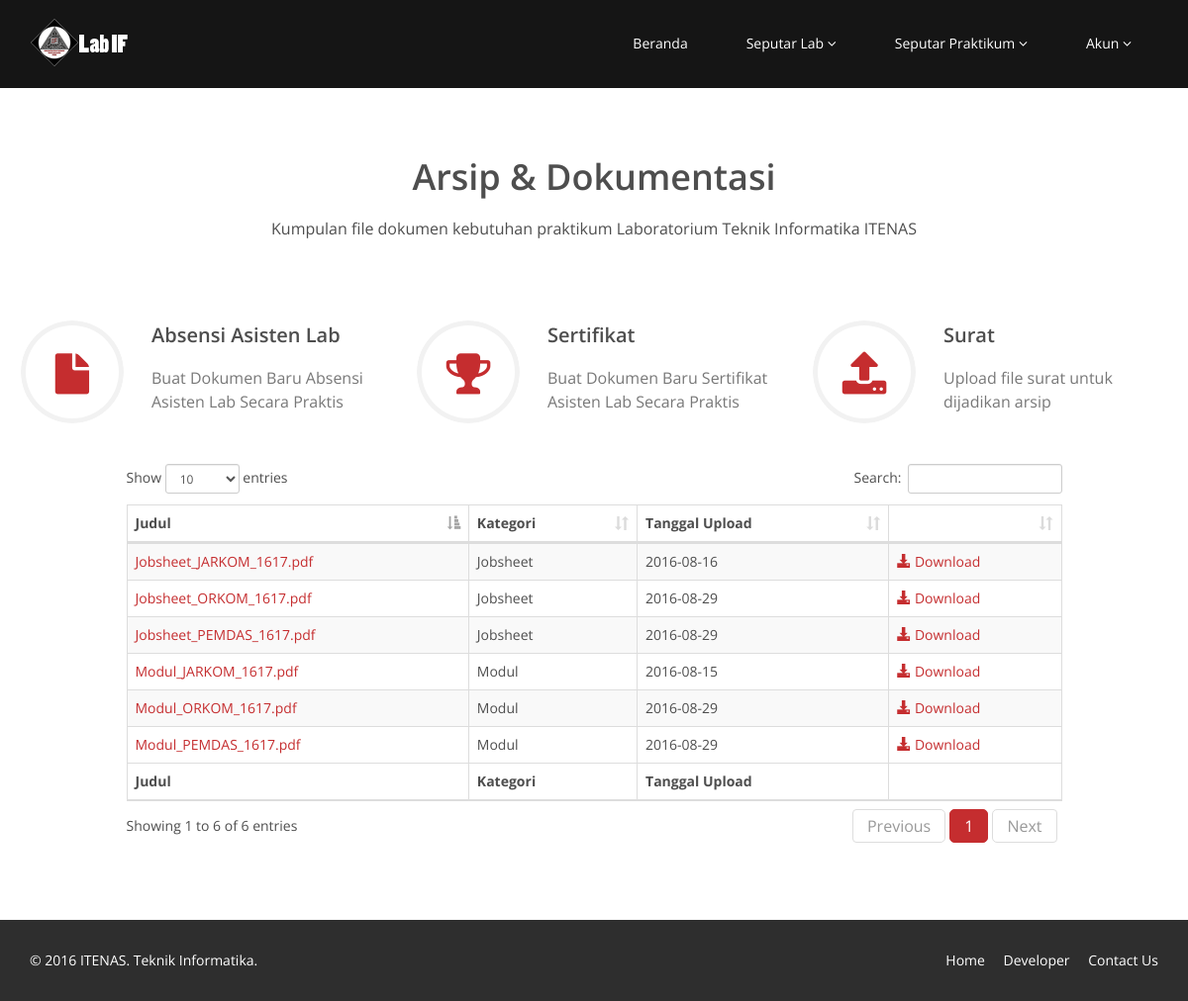
/arsip.php, run on the app's committed database.
### tables this page shows
CREATE TABLE IF NOT EXISTS `file` (
  `id` int(11) NOT NULL AUTO_INCREMENT,
  `nama_file` varchar(100) DEFAULT NULL,
  `tanggal_upload` date DEFAULT NULL,
  `kategori` enum('Absensi','Modul','Jobsheet','Sertifikat','Surat','Persyaratan') DEFAULT NULL,
  `path` varchar(100) DEFAULT NULL,
  PRIMARY KEY (`id`)
);

### query/tabel_arsip.php (the view, shortened to what this page needs)
<?php
$kategoriuser = $_SESSION['kategori'];
if($kategoriuser=="dosen"){
    $kategori = "'Modul','Jobsheet','Absensi','Sertifikat','Surat'";
}else{
    $kategori = "'Modul','Jobsheet'";
}
$q = mysql_query("SELECT * FROM file WHERE kategori IN ($kategori)");
while ($r = mysql_fetch_array($q)) {
    $file = substr($r['path'], 3);
    $file = "admin/" . $file;
    echo "
        <tr>
            <td><a href='$file'>$r[nama_file]</a></td>
            <td>$r[kategori]</td>
            <td>$r[tanggal_upload]</td>
            <td>
            <a href='$file'> <span class='glyphicon glyphicon-download-alt'></span> Download </a>
            </td>
        </tr>";
}
?>

### arsip.php (shortened to what this page needs)
<!DOCTYPE html>
<html lang="en">
    <head>
        <link href="css/bootstrap.min.css" rel="stylesheet">
        <link href="css/font-awesome.min.css" rel="stylesheet">
        <link href="css/prettyPhoto.css" rel="stylesheet">
        <link href="css/animate.min.css" rel="stylesheet">
        <link href="css/main.css" rel="stylesheet">
        <link href="css/responsive.css" rel="stylesheet">
        <link href="datatable/media/css/dataTables.bootstrap.min.css" rel="stylesheet">
    </head>
    <body>
        <header id="header">
            <?php
            if (empty($_SESSION['username'])) {
                include './comp/navbar1.php';
            } else if ($_SESSION['kategori'] == "mahasiswa") {
                include './comp/navbar2.php';
            } else if ($_SESSION['kategori'] == "dosen") {
                include './comp/navbar3.php';
            }
            ?>
        </header>
        <section id="contact-info">
            <div class="center wow fadeInDown">
                <h2>Arsip & Dokumentasi</h2>
                <p class="lead">
                    Kumpulan file dokumen kebutuhan praktikum Laboratorium Teknik Informatika ITENAS
                </p>
            </div>
            <div class="container">
                <div class="row contact-wrap">
                    <div class="row">
                        <div class="features">
                            <div class="col-md-4 col-sm-6 wow fadeInDown" data-wow-duration="1000ms" data-wow-delay="600ms">
                                <div class="feature-wrap">
                                    <a href="#" data-toggle="modal" data-target="#AbsensiModal"><i class="fa fa-file"></i></a>
                                    <h2>Absensi Asisten Lab</h2>
                                    <h3>Buat Dokumen Baru Absensi Asisten Lab Secara Praktis</h3>
                                </div>
                            </div>
                            <div class="col-md-4 col-sm-6 wow fadeInDown" data-wow-duration="1000ms" data-wow-delay="600ms">
                                <div class="feature-wrap">
                                    <a href="#" data-toggle="modal" data-target="#SertifikatModal"><i class="fa fa-trophy"></i></a>
                                    <h2>Sertifikat</h2>
                                    <h3>Buat Dokumen Baru Sertifikat Asisten Lab Secara Praktis</h3>
                                </div>
                            </div>
                            <div class="col-md-4 col-sm-6 wow fadeInDown" data-wow-duration="1000ms" data-wow-delay="600ms">
                                <div class="feature-wrap">
                                    <a href="#" data-toggle="modal" data-target="#SuratModal"><i class="fa fa-upload"></i></a>
                                    <h2>Surat</h2>
                                    <h3>Upload file surat untuk dijadikan arsip</h3>
                                </div>
                            </div>
                        </div>
                    </div>
                    <div class="col-sm-10 col-sm-offset-1 wow fadeInDown" data-wow-delay="300ms">
                        <table cellpadding="0" cellspacing="0" border="0" class="table table-bordered table-striped" id="table_id"
                               width="100%">
                            <thead>
                                <tr>
                                    <th>
                                        Judul
                                    </th>
                                    <th>
                                        Kategori
                                    </th>
                                    <th>
                                        Tanggal Upload
                                    </th>
                                    <th>
                                    </th>
                                </tr>
                            </thead>
                            <tbody>
                                <?php
                                include './query/tabel_arsip.php';
                                ?>
                            </tbody>
                            <tfoot>
                                <tr>
                                    <th>
                                        Judul
                                    </th>
                                    <th>
                                        Kategori
                                    </th>
                                    <th>
                                        Tanggal Upload
                                    </th>
                                    <th>
                                    </th>
                                </tr>
                            </tfoot>
                        </table>
                    </div>
                </div>
            </div>
        </section>
        <footer id="footer" class="midnight-blue">
            <?php include './comp/footer.php'; ?>
        </footer>
    </body>
</html>

### comp/navbar1.php (shortened to what this page needs)
<nav class="navbar navbar-inverse" role="banner">
    <div class="container">
        <div class="navbar-header">
            <a class="navbar-brand" href="index.php"><img src="images/logo.png" alt="logo"></a>
        </div>
        <div class="collapse navbar-collapse navbar-right">
            <ul class="nav navbar-nav">
                <li class=""><a href="index.php">Beranda</a></li>
                <li class="dropdown">
                    <a href="#" class="dropdown-toggle" data-toggle="dropdown">Seputar Lab <i class="fa fa-angle-down"></i></a>
                </li>
                <li class="dropdown">
                    <a href="#" class="dropdown-toggle" data-toggle="dropdown">Seputar Praktikum <i class="fa fa-angle-down"></i></a>
                </li>
                <li class="dropdown">
                    <a href="#" class="dropdown-toggle" data-toggle="dropdown">Akun <i class="fa fa-angle-down"></i></a>
                </li>
            </ul>
        </div>
    </div>
</nav>

### comp/footer.php
<div class="container">
    <div class="row">
        <div class="col-sm-6">
            &copy; 2016 <a target="_blank" href="http://itenas.ac.id/" title="">ITENAS</a>. Teknik Informatika.
        </div>
        <div class="col-sm-6">
            <ul class="pull-right">
                <li><a href="#">Home</a></li>
                <li><a href="#">Developer</a></li>
                <li><a href="#">Contact Us</a></li>
            </ul>
        </div>
    </div>
</div>

### css/main.css (style rules this page uses)
body { background: #fff; font-family: 'Open Sans', sans-serif; color:#4e4e4e; line-height: 22px; }
h1, h2, h3, h4, h5, h6 { font-weight: 600; font-family: 'Open Sans', sans-serif; color:#4e4e4e; }
h2 { font-size: 20px; }
h3 { font-size: 16px; color: #787878; font-weight: 400; line-height: 24px; }
a { color: #c52d2f; -webkit-transition: color 300ms, background-color 300ms; -moz-transition: color 300ms, background-color 300ms; -o-transition: color 300ms, background-color 300ms; transition: color 300ms, background-color 300ms; }
.center h2 { font-size: 36px; margin-top: 0; margin-bottom: 20px; }
body > section { padding: 70px 0; }
.center { text-align: center; padding-bottom: 55px; }
.lead { font-size: 16px; line-height: 24px; font-weight: 400; }
.navbar>.container .navbar-brand { margin-left: 0; }
.navbar-brand { padding: 0; margin:0; }
.navbar { border-radius: 0; margin-bottom: 0; background: #151515; padding: 15px 0; padding-bottom: 0; }
.navbar-nav { margin-top: 12px; }
.navbar-nav>li { margin-left: 35px; padding-bottom: 28px; }
.navbar-inverse .navbar-nav > li > a { padding: 5px 12px; margin: 0; border-radius: 3px; color: #fff; line-height: 24px; display: inline-block; }
.navbar-inverse { border: none; }
.navbar-inverse .navbar-brand { font-size: 36px; line-height: 50px; color: #fff; }
.navbar-inverse .navbar-collapse, .navbar-inverse .navbar-form { border-top: 0; padding-bottom: 0; }
.features { padding: 0; }
.feature-wrap { margin-bottom: 35px; overflow: hidden; }
.feature-wrap h2 { margin-top: 10px; }
.feature-wrap i { font-size: 48px; height: 110px; width: 110px; margin: 3px; border-radius: 100%; line-height: 110px; text-align:center; background: #ffffff; color: #c52d2f; border: 3px solid #ffffff; box-shadow: inset 0 0 0 5px #f2f2f2; -webkit-box-shadow: inset 0 0 0 5px #f2f2f2; -webkit-transition: 500ms; -moz-transition: 500ms; -o-transition: 500ms; transition: 500ms; float: left; margin-right: 25px; }
#footer { padding-top: 30px; padding-bottom: 30px; color: #fff; background: #2e2e2e; }
#footer a { color: #fff; }
#footer ul { list-style: none; padding: 0; margin: 0; }
#footer ul > li { display: inline-block; margin-left: 15px; }

### data on the page
file: nama_file "Modul_JARKOM_1617.pdf", kategori "Modul", tanggal_upload "2016-08-15"
file: nama_file "Jobsheet_JARKOM_1617.pdf", kategori "Jobsheet", tanggal_upload "2016-08-16"
file: nama_file "Modul_PEMDAS_1617.pdf", kategori "Modul", tanggal_upload "2016-08-29"
file: nama_file "Jobsheet_PEMDAS_1617.pdf", kategori "Jobsheet", tanggal_upload "2016-08-29"
file: nama_file "Modul_ORKOM_1617.pdf", kategori "Modul", tanggal_upload "2016-08-29"
file: nama_file "Jobsheet_ORKOM_1617.pdf", kategori "Jobsheet", tanggal_upload "2016-08-29"
